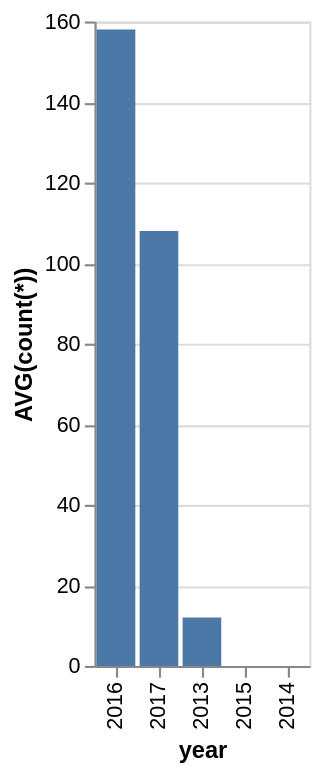

Write a Vega-Lite specification for this figure.
### Vega-Lite specification from a JSON file in a GitHub repository (floating-point values rounded to 4 significant figures)
{"data": {"values": [{"x_data": "2016", "y_data": 158}, {"x_data": "2017", "y_data": 108}, {"x_data": "2013", "y_data": 12}, {"x_data": "2015", "y_data": 0}, {"x_data": "2014", "y_data": 0}]}, "mark": "bar", "encoding": {"x": {"field": "x_data", "type": "nominal", "title": "year", "sort": {"op": "sum", "field": "y_data", "order": "descending"}}, "y": {"field": "y_data", "type": "quantitative", "title": "AVG(count(*))"}}}
